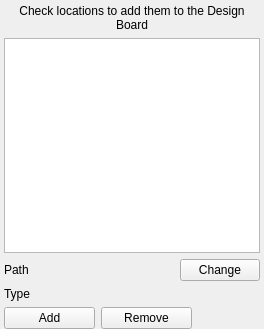
<?xml version="1.0" encoding="UTF-8"?>
<ui version="4.0">
 <class>LocationsPanel</class>
 <widget class="QWidget" name="LocationsPanel">
  <property name="geometry">
   <rect>
    <x>0</x>
    <y>0</y>
    <width>264</width>
    <height>329</height>
   </rect>
  </property>
  <property name="windowTitle">
   <string>Locations</string>
  </property>
  <layout class="QVBoxLayout" name="verticalLayout">
   <property name="leftMargin">
    <number>4</number>
   </property>
   <property name="topMargin">
    <number>4</number>
   </property>
   <property name="rightMargin">
    <number>4</number>
   </property>
   <property name="bottomMargin">
    <number>0</number>
   </property>
   <item>
    <widget class="QLabel" name="label">
     <property name="text">
      <string>Check locations to add them to the Design Board</string>
     </property>
     <property name="scaledContents">
      <bool>false</bool>
     </property>
     <property name="alignment">
      <set>Qt::AlignCenter</set>
     </property>
     <property name="wordWrap">
      <bool>true</bool>
     </property>
    </widget>
   </item>
   <item>
    <widget class="QTableView" name="locationsView">
     <property name="editTriggers">
      <set>QAbstractItemView::NoEditTriggers</set>
     </property>
     <property name="selectionMode">
      <enum>QAbstractItemView::SingleSelection</enum>
     </property>
     <property name="selectionBehavior">
      <enum>QAbstractItemView::SelectRows</enum>
     </property>
     <property name="showGrid">
      <bool>false</bool>
     </property>
     <attribute name="verticalHeaderVisible">
      <bool>false</bool>
     </attribute>
    </widget>
   </item>
   <item>
    <layout class="QHBoxLayout" name="horizontalLayout">
     <item>
      <widget class="QLabel" name="pathLabel">
       <property name="sizePolicy">
        <sizepolicy hsizetype="Ignored" vsizetype="Preferred">
         <horstretch>0</horstretch>
         <verstretch>0</verstretch>
        </sizepolicy>
       </property>
       <property name="text">
        <string>Path</string>
       </property>
      </widget>
     </item>
     <item>
      <widget class="QPushButton" name="changePathButton">
       <property name="sizePolicy">
        <sizepolicy hsizetype="Maximum" vsizetype="Fixed">
         <horstretch>0</horstretch>
         <verstretch>0</verstretch>
        </sizepolicy>
       </property>
       <property name="text">
        <string>Change</string>
       </property>
      </widget>
     </item>
    </layout>
   </item>
   <item>
    <widget class="QLabel" name="typeLabel">
     <property name="text">
      <string>Type</string>
     </property>
    </widget>
   </item>
   <item>
    <layout class="QHBoxLayout" name="horizontalLayout_2">
     <item>
      <widget class="QPushButton" name="addButton">
       <property name="minimumSize">
        <size>
         <width>91</width>
         <height>0</height>
        </size>
       </property>
       <property name="text">
        <string>Add</string>
       </property>
      </widget>
     </item>
     <item>
      <widget class="QPushButton" name="removeButton">
       <property name="minimumSize">
        <size>
         <width>91</width>
         <height>0</height>
        </size>
       </property>
       <property name="text">
        <string>Remove</string>
       </property>
      </widget>
     </item>
     <item>
      <spacer name="horizontalSpacer">
       <property name="orientation">
        <enum>Qt::Horizontal</enum>
       </property>
       <property name="sizeHint" stdset="0">
        <size>
         <width>40</width>
         <height>20</height>
        </size>
       </property>
      </spacer>
     </item>
    </layout>
   </item>
  </layout>
 </widget>
 <resources/>
 <connections/>
</ui>
